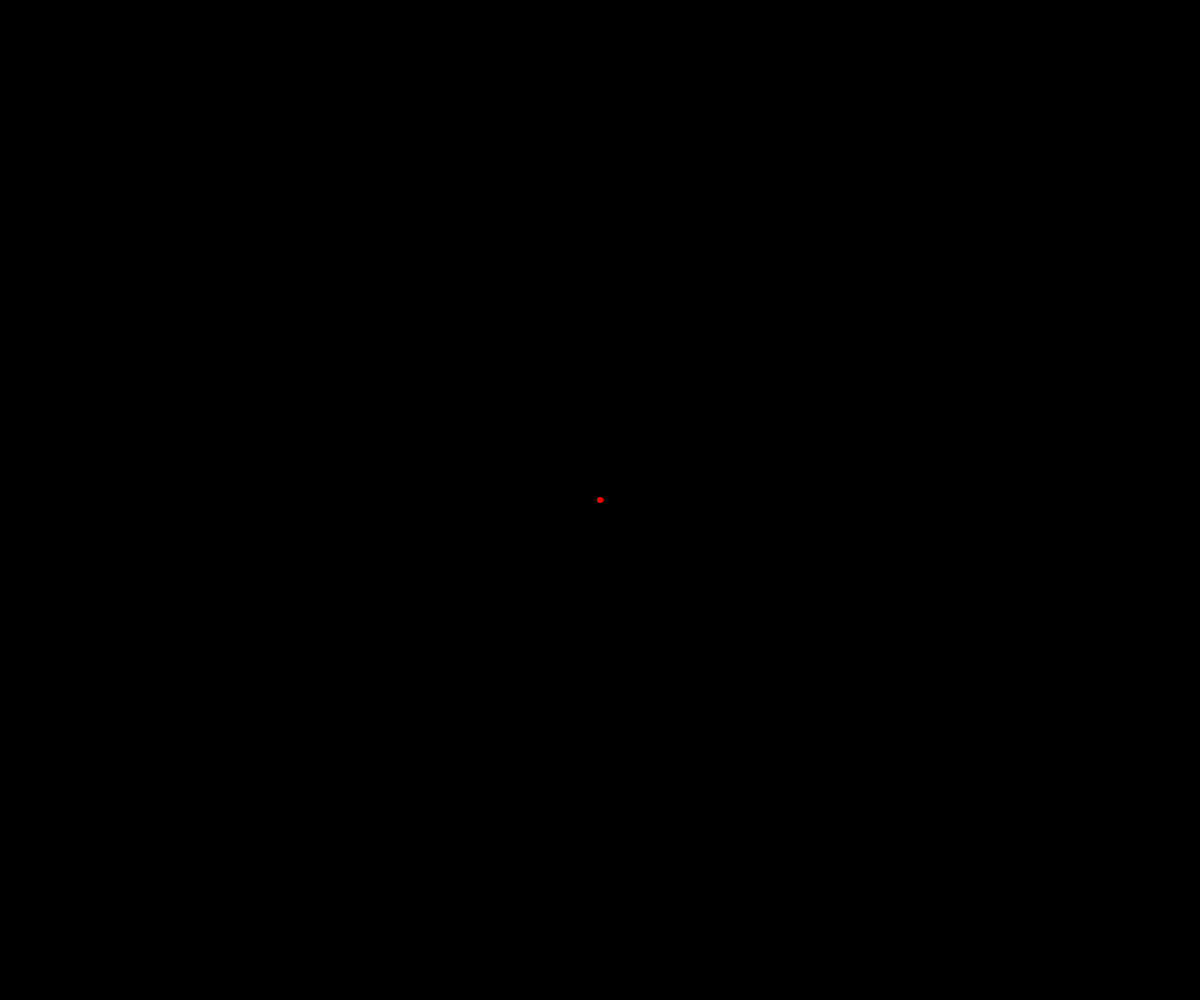
Frame 1 (no input)
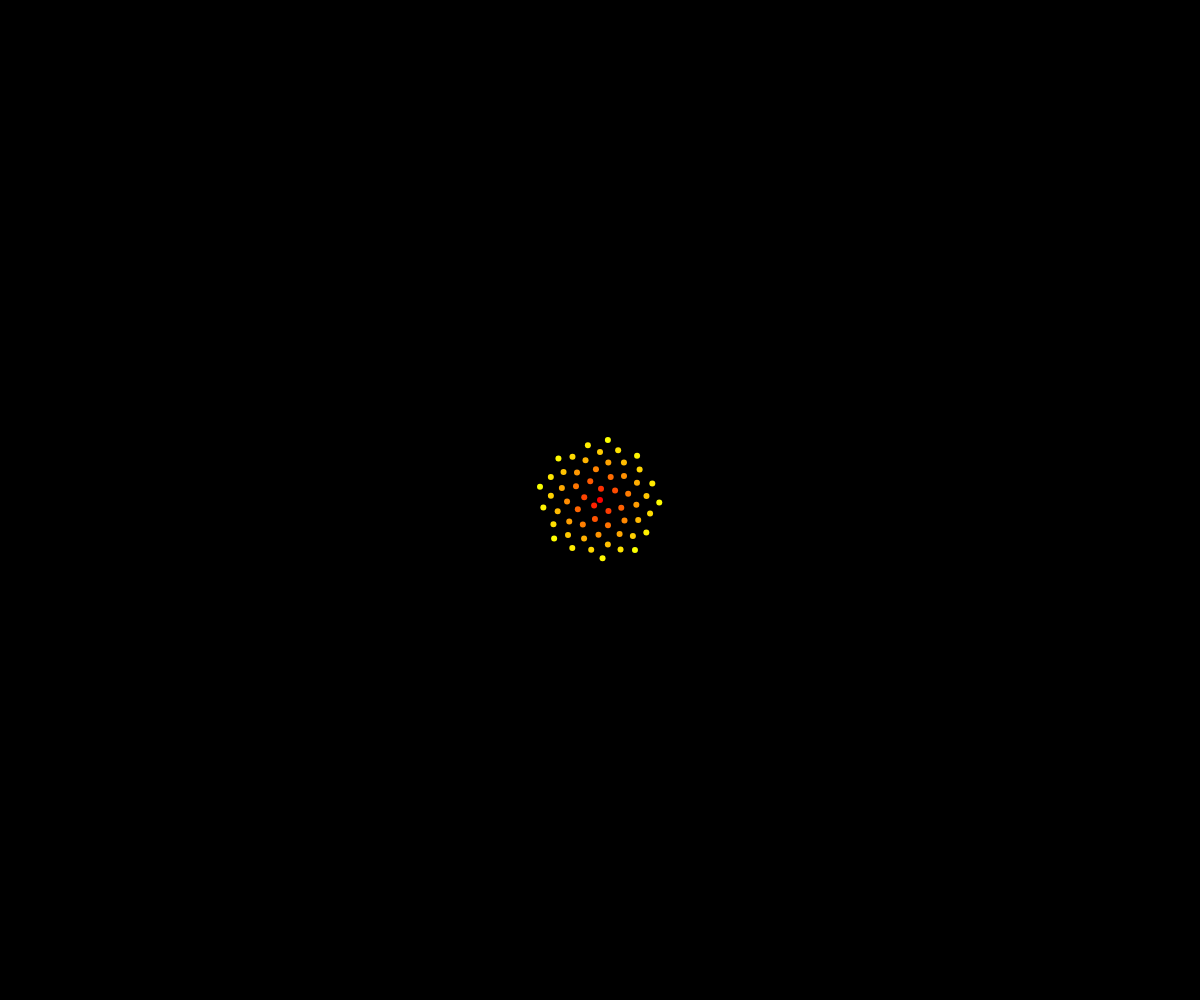
Frame 60 (no input)
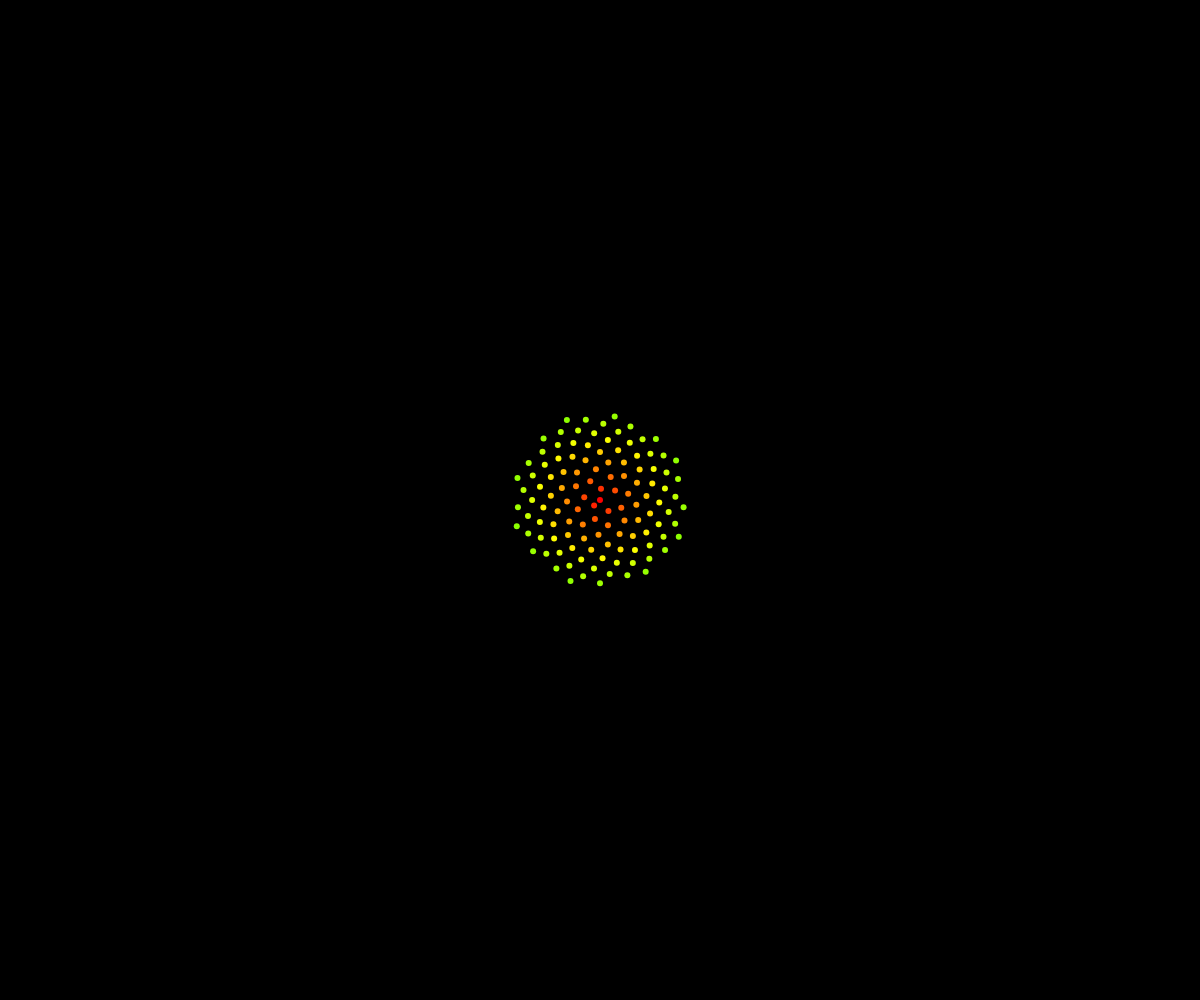
Frame 120 (the mouse pressed at the canvas centre since frame 60)

The p5.js sketch that drew these frames (run headless with seeded random() and noise() and a simulated clock; from frame 60 on, the mouse is pressed at the canvas centre):

// p5.js sketch
// ── sketch.js
var n = 0;
var c = 8;
const size = 6;
function setup() {
  createCanvas(window.innerWidth, window.innerHeight);
  angleMode(DEGREES);
  colorMode(HSB);
  background(0);
}

function draw() {
  const a = n * 137.5;
  const r = c * sqrt(n);
  const x = r * cos(a) + width / 2;
  const y = r * sin(a) + height / 2;
  fill(r % 256, 255, 255);
  noStroke();
  if (!(x < 0 || y < 0 || x > width || y > height)) {
    ellipse(x, y, size, size);
  }
  n++;
  if (x < 0 && y < 0) {
    noLoop();
  }
}
